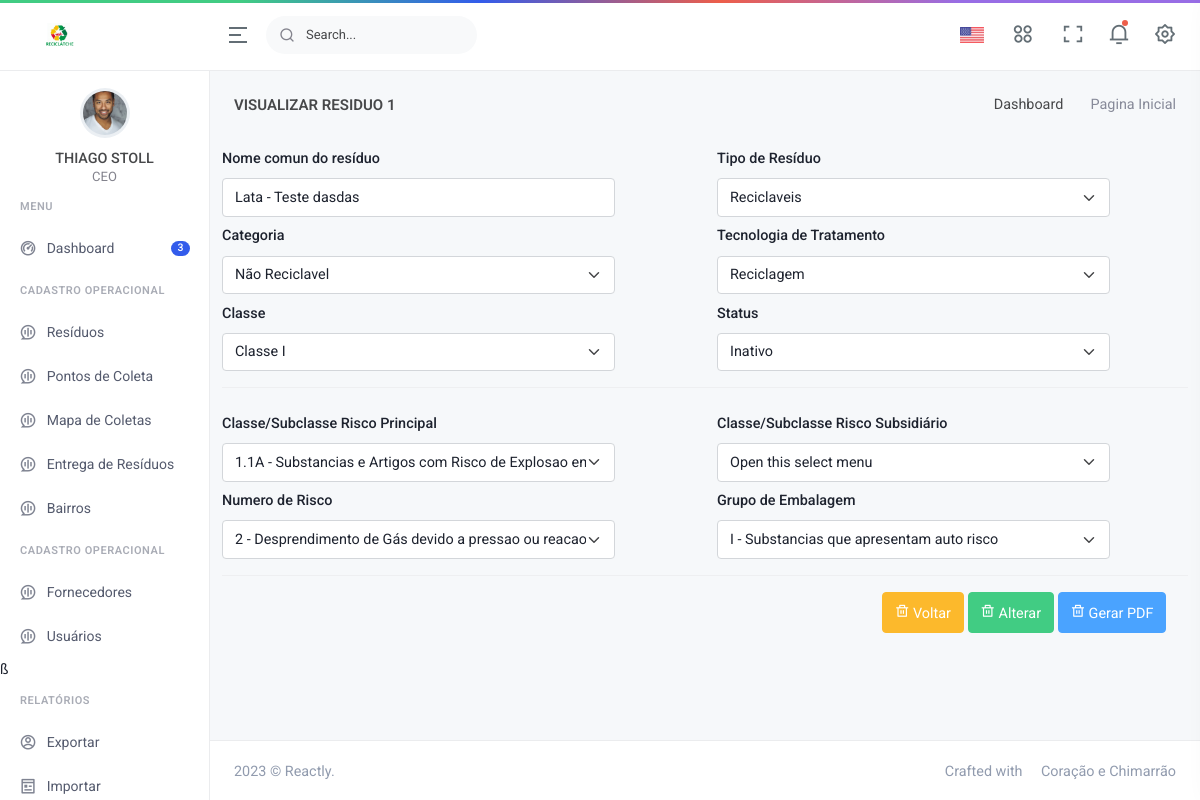
/tela_view_residuos.php?id_residuo=1 (signed in), run on the app's committed database.
### tables this page shows
CREATE TABLE `residuos` (
  `id_residuo` int(11) NOT NULL,
  `nome` varchar(250) NOT NULL,
  `tipo_residuo` varchar(250) NOT NULL,
  `categoria` varchar(250) NOT NULL,
  `tecnologia_tratamento` varchar(250) NOT NULL,
  `classe` varchar(250) NOT NULL,
  `unidade_medida` varchar(250) NOT NULL,
  `classe_risco_principal` varchar(250) NOT NULL,
  `classe_risco_sub` varchar(250) NOT NULL,
  `numero_risco` varchar(250) NOT NULL,
  `grupo_embalagem` varchar(250) NOT NULL,
  `status` varchar(50) NOT NULL,
  `id_usuario` int(11) NOT NULL
);

### tela_view_residuos.php (the view, shortened to what this page needs)
<?php
$id = $_SESSION["usuario_id"];
$id_residuo = $_GET['id_residuo'];
if (empty($id)) {
    header("Location: index.php");
} else {
    require_once "footer.php";
    require_once "controller/conecta.php";
?>
    <div class="main-content">
        <div class="page-content">
            <div class="container-fluid">
                <div class="row">
                    <div class="col-12">
                        <div class="page-title-box d-sm-flex align-items-center justify-content-between">
                            <h4 class="mb-sm-0">Visualizar Residuo <?php echo $id_residuo; ?></h4>
                            <div class="page-title-right">
                                <ol class="breadcrumb m-0">
                                    <li class="breadcrumb-item"><a href="javascript: void(0);">Dashboard</a></li>
                                    <li class="breadcrumb-item active">Pagina Inicial</li>
                                </ol>
                            </div>
                        </div>
                        <?php
                        $query_total_residuos = "SELECT * FROM residuos where id_residuo = '$id_residuo'";
                        $result = $conn->query($query_total_residuos);
                        $row = $result->fetch_assoc();
                        ?>
                        <div class="row">
                            <div class="modal-body">
                                <form action="edita_residuos.php" method="POST">
                                    <div class="row">
                                        <div class="col">
                                            <label for="example-text-input" class="col-sm-6 col-form-label">Nome comun do resíduo</label>
                                            <div class="col-sm-10">
                                                <input class="form-control" type="text" name="nome" id="nome" placeholder="Digite o nome do Residuo" id="example-text-input" value="<?php echo $row['nome']; ?>">
                                            </div>
                                        </div>
                                        <div class="col">
                                            <label class="col-sm-6 col-form-label">Tipo de Resíduo</label>
                                            <div class="col-sm-10">
                                                <select class="form-select" aria-label="Default select example" name="tipo_residuo" id="tipo_residuo">
                                                    <option selected="<?php echo $row['tipo_residuo']; ?>"><?php echo $row['tipo_residuo']; ?></option>
                                                </select>
                                            </div>
                                        </div>
                                    </div>
                                    <div class="row">
                                        <div class="col">
                                            <label class="col-sm-6 col-form-label">Categoria</label>
                                            <div class="col-sm-10">
                                                <select class="form-select" aria-label="Default select example" name="categoria" id="categoria">
                                                    <option selected="<?php echo $row['categoria']; ?>"><?php echo $row['categoria']; ?></option>
                                                </select>
                                            </div>
                                        </div>
                                        <div class="col">
                                            <label class="col-sm-6 col-form-label">Tecnologia de Tratamento</label>
                                            <div class="col-sm-10">
                                                <select class="form-select" aria-label="Default select example" name="tecnologia_tratamento" id="tecnologia_tratamento">
                                                    <option selected="<?php echo $row['tecnologia_tratamento']; ?>"><?php echo $row['tecnologia_tratamento']; ?></option>
                                                </select>
                                            </div>
                                        </div>
                                    </div>
                                    <div class="row">
                                        <div class="col">
                                            <label class="col-sm-6 col-form-label">Classe</label>
                                            <div class="col-sm-10">
                                                <select class="form-select" aria-label="Default select example" name="classe" id="classe">
                                                    <option selected="<?php echo $row['classe']; ?>"><?php echo $row['classe']; ?></option>
                                                </select>
                                            </div>
                                        </div>
                                        <div class="col">
                                            <label class="col-sm-6 col-form-label">Status </label>
                                            <div class="col-sm-10">
                                                <select class="form-select" aria-label="Default select example" name="statusresiduo" id="statusresiduo">
                                                    <option selected="<?php echo $row['status']; ?>"><?php echo $row['status']; ?></option>
                                                </select>
                                            </div>
                                        </div>
                                    </div>
                                    <hr>
                                    <div class="row">
                                        <div class="col">
                                            <label class="col-sm-6 col-form-label">Classe/Subclasse Risco Principal</label>
                                            <div class="col-sm-10">
                                                <select class="form-select" aria-label="Default select example" name="classe_risco_principal" id="classe_risco_principal">
                                                    <option selected="<?php echo $row['classe_risco_principal']; ?>"><?php echo $row['classe_risco_principal']; ?></option>
                                                </select>
                                            </div>
                                        </div>
                                        <div class="col">
                                            <label class="col-sm-6 col-form-label">Classe/Subclasse Risco Subsidiário</label>
                                            <div class="col-sm-10">
                                                <select class="form-select" aria-label="Default select example" name="classe_risco_sub" id="classe_risco_sub">
                                                    <option selected="<?php echo $row['classe_risco_sub']; ?>"><?php echo $row['classe_risco_sub']; ?></option>
                                                </select>
                                            </div>
                                        </div>
                                    </div>
                                    <div class="row">
                                        <div class="col">
                                            <label class="col-sm-6 col-form-label">Numero de Risco</label>
                                            <div class="col-sm-10">
                                                <select class="form-select" aria-label="Default select example" name="numero_risco" id="numero_risco">
                                                    <option selected="<?php echo $row['numero_risco']; ?>"><?php echo $row['numero_risco']; ?></option>
                                                </select>
                                            </div>
                                        </div>
                                        <div class="col">
                                            <label class="col-sm-6 col-form-label">Grupo de Embalagem</label>
                                            <div class="col-sm-10">
                                                <select class="form-select" aria-label="Default select example" name="grupo_embalagem" id="grupo_embalagem">
                                                    <option selected="<?php echo $row['grupo_embalagem']; ?>"><?php echo $row['grupo_embalagem']; ?></option>
                                                </select>
                                            </div>
                                        </div>
                                    </div>
                                    <hr>
                                    <div class="row">
                                        <div class="col">
                                        </div>
                                        <div class="col">
                                        </div>
                                        <div class="col" style="text-align: left;">
                                            <a href='residuos.php' type="button" class="btn btn-warning waves-effect waves-light"><i class="ri-delete-bin-line"></i> Voltar</a>
                                            <button type="submit" class="btn btn-primary waves-effect waves-light"><i class="ri-delete-bin-line"></i> Alterar</button>
                                            <a href='gerar_pdf.php' type="button" class="btn btn-info waves-effect waves-light"><i class="ri-delete-bin-line"></i> Gerar PDF</a>
                                        </div>
                                    </div>
                                </form>
                            </div>
                        </div>
                    </div>
                </div>
            </div>
        </div>
    <?php
    require_once "header.php";
}
    ?>

### data on the page
residuos: nome "Lata - Teste dasdas", tipo_residuo "Reciclaveis", categoria "Não Reciclavel", tecnologia_tratamento "Reciclagem", classe "Classe I", statusresiduo "Inativo", classe_risco_principal "1.1A - Substancias e Artigos com Risco de Explosao em Massa", classe_risco_sub "Open this select menu", numero_risco "2 - Desprendimento de Gás devido a pressao ou reacao quimica", grupo_embalagem "I - Substancias que apresentam auto risco"

### other printed values
$_SESSION["usuario_nome"] "THIAGO STOLL"
$_SESSION["cargo"] "CEO"
$id_residuo "1"
